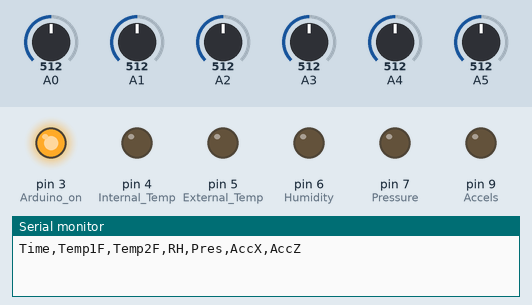
This sketch was run on a simulated Arduino Uno, built with avr-gcc and run on an emulated ATmega328P. Parts: output pins drawn as LEDs (lit = HIGH), the last lines printed to the serial monitor. The test bench sets the inputs (shaded band); at power-on: A0 = 512, A1 = 512, A2 = 512, A3 = 512, A4 = 512, A5 = 512.

Above: at 0.2 s.
At 2.36 s:
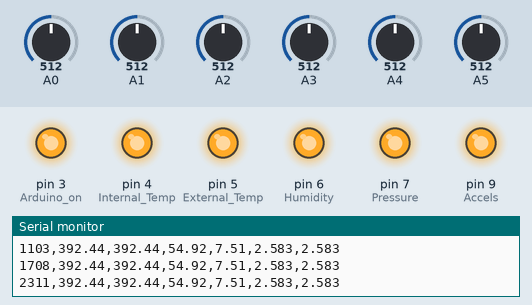
Timing chart, 0 to 3.0 s (numbered marks = the images above):
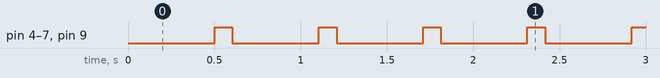

Measured:
- by itself, pin 4 (Internal_Temp), pin 5 (External_Temp), pin 6 (Humidity), pin 7 (Pressure), pin 9 (Accels): alternates HIGH for 0.10 s and LOW for 0.50 s

The sketch:

Balloon_Shield_flight_Code.ino
```cpp
/* Balloon Shield Rev. 1.0
   Test Code - Jesse Austin 11/20/14
   Updated 12/16/2014 - Chris Koehler for CCCE Workshop 2015
      -Modified from WRSG Arduino Workshop Code
   Updated 01/04/2017 for OpenLog
   Updated 12/20/2019 for yellow led

   Sensor Code for:
   - Temperature x2
   - Humidity
   - Pressure
   - Accelerometer
   - 6 LED Visual Display */

// Definitions
// Temperature Sensor #1
    int temp1;
    float temp1Volt;
    float temp1C;
    float temp1F;

// Temperature Sensor #2
    int temp2;
    float temp2Volt;
    float temp2C;
    float temp2F;

// Humidity Sensor
    int humidity;
    float humidityVolt;
    float RH;

// Presure Sensor
    int pressure;
    float pressureVolt;
    float psi;

// Accelerometer X
    int accelX;
    float accelXVolt;
    float accelXG;

// Accelerometer Z
    int accelZ;
    float accelZVolt;
    float accelZG;

// Time keeper
// The time stamp used when recording data points
    uint32_t timeStamp = 0;

void setup() {
// put your setup code here, to run once:

      Serial.begin(9600);

// setup the LED Visual Display
      pinMode(3, OUTPUT);  //Arduino on     (orange)
      pinMode(4, OUTPUT);  //Internal Temp  (blue)
      pinMode(5, OUTPUT);  //External Temp  (green)
      pinMode(6, OUTPUT);  //Humidity       (blue)
      pinMode(7, OUTPUT);  //Pressure       (red)
      pinMode(9, OUTPUT);  //Accels         (yellow)

// turn on Arduino LED
      digitalWrite(3, HIGH);  // Leave on while power is on

// Print Column Headers
      Serial.println("Time,Temp1F,Temp2F,RH,Pres,AccX,AccZ");
}

void loop() {
//   put your main code here, to run repeatedly:

//   Turn script running leds OFF at begining of loop


     digitalWrite(4, LOW);
     digitalWrite(5, LOW);
     digitalWrite(6, LOW);
     digitalWrite(7, LOW);
     digitalWrite(9, LOW);

     delay(500);  //Amount of time between samples (milliseconds)

// Log the time
     timeStamp = millis();
     Serial.print(timeStamp);

     temp1 = analogRead(A0);
     temp1Volt = temp1*(5.0/1023);
     temp1C = (temp1Volt - 0.5)/(0.01);
     temp1F = (temp1C*(9.0/5.0) + 32);
     Serial.print(",");
     Serial.print(temp1F, 2);
     digitalWrite(4, HIGH);

     temp2 = analogRead(A1);
     temp2Volt = temp2*(5.0/1023);
     temp2C = (temp2Volt - 0.5)/(0.01);
     temp2F = (temp2C*(9.0/5.0) + 32);
     Serial.print(",");
     Serial.print(temp2F, 2);
     digitalWrite(5, HIGH);

     humidity = analogRead(A2);
     humidityVolt = humidity*(5.0/1023);
     RH = (((humidityVolt/5.0)-0.16)/0.0062);
     Serial.print(",");
     Serial.print(RH, 2);
     digitalWrite(6, HIGH);

     pressure = analogRead(A3);
     pressureVolt = pressure*(5.0/1023);
     psi = (pressureVolt-0.5)*(15.0/4.0);
     Serial.print(",");
     Serial.print(psi, 2);
     digitalWrite(7, HIGH);


     accelX = analogRead(A4);
     accelXVolt = accelX*(5.0/1023);
     accelXG = (accelXVolt - (3.3/2))/(0.330);
     Serial.print(",");
     Serial.print(accelXG,3);

     accelZ = analogRead(A5);
     accelZVolt = accelZ*(5.0/1023);
     accelZG = (accelZVolt - (3.3/2))/(0.330);
     Serial.print(",");
     Serial.print(accelZG,3);
     digitalWrite(9, HIGH);
     delay(100);

     Serial.println();

}
```
